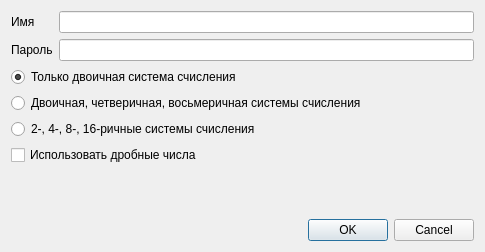
<?xml version="1.0" encoding="UTF-8"?>
<ui version="4.0">
 <class>new_user</class>
 <widget class="QDialog" name="new_user">
  <property name="geometry">
   <rect>
    <x>0</x>
    <y>0</y>
    <width>485</width>
    <height>252</height>
   </rect>
  </property>
  <property name="windowTitle">
   <string>Регистрация нового ученика</string>
  </property>
  <layout class="QGridLayout" name="gridLayout">
   <item row="1" column="0">
    <widget class="QLabel" name="label_password">
     <property name="text">
      <string>Пароль</string>
     </property>
    </widget>
   </item>
   <item row="1" column="1">
    <widget class="QLineEdit" name="password"/>
   </item>
   <item row="0" column="0">
    <widget class="QLabel" name="label_name">
     <property name="text">
      <string>Имя</string>
     </property>
    </widget>
   </item>
   <item row="7" column="0" colspan="2">
    <widget class="QDialogButtonBox" name="buttonBox">
     <property name="orientation">
      <enum>Qt::Horizontal</enum>
     </property>
     <property name="standardButtons">
      <set>QDialogButtonBox::Cancel|QDialogButtonBox::Ok</set>
     </property>
    </widget>
   </item>
   <item row="0" column="1">
    <widget class="QLineEdit" name="name"/>
   </item>
   <item row="3" column="0" colspan="2">
    <widget class="QRadioButton" name="radioButton_2_4_8">
     <property name="text">
      <string>Двоичная, четверичная, восьмеричная системы счисления</string>
     </property>
    </widget>
   </item>
   <item row="2" column="0" colspan="2">
    <widget class="QRadioButton" name="radioButton_bin_only">
     <property name="text">
      <string>Только двоичная система счисления</string>
     </property>
     <property name="checked">
      <bool>true</bool>
     </property>
    </widget>
   </item>
   <item row="4" column="0" colspan="2">
    <widget class="QRadioButton" name="radioButton_all_syst">
     <property name="text">
      <string>2-, 4-, 8-, 16-ричные системы счисления</string>
     </property>
    </widget>
   </item>
   <item row="5" column="0" colspan="2">
    <widget class="QCheckBox" name="checkBox_droby">
     <property name="text">
      <string>Использовать дробные числа</string>
     </property>
    </widget>
   </item>
   <item row="6" column="0">
    <spacer name="verticalSpacer">
     <property name="orientation">
      <enum>Qt::Vertical</enum>
     </property>
     <property name="sizeHint" stdset="0">
      <size>
       <width>20</width>
       <height>40</height>
      </size>
     </property>
    </spacer>
   </item>
  </layout>
 </widget>
 <tabstops>
  <tabstop>name</tabstop>
  <tabstop>password</tabstop>
  <tabstop>radioButton_bin_only</tabstop>
  <tabstop>radioButton_2_4_8</tabstop>
  <tabstop>radioButton_all_syst</tabstop>
  <tabstop>checkBox_droby</tabstop>
 </tabstops>
 <resources/>
 <connections>
  <connection>
   <sender>buttonBox</sender>
   <signal>accepted()</signal>
   <receiver>new_user</receiver>
   <slot>accept()</slot>
   <hints>
    <hint type="sourcelabel">
     <x>248</x>
     <y>254</y>
    </hint>
    <hint type="destinationlabel">
     <x>157</x>
     <y>274</y>
    </hint>
   </hints>
  </connection>
  <connection>
   <sender>buttonBox</sender>
   <signal>rejected()</signal>
   <receiver>new_user</receiver>
   <slot>reject()</slot>
   <hints>
    <hint type="sourcelabel">
     <x>316</x>
     <y>260</y>
    </hint>
    <hint type="destinationlabel">
     <x>286</x>
     <y>274</y>
    </hint>
   </hints>
  </connection>
 </connections>
</ui>
